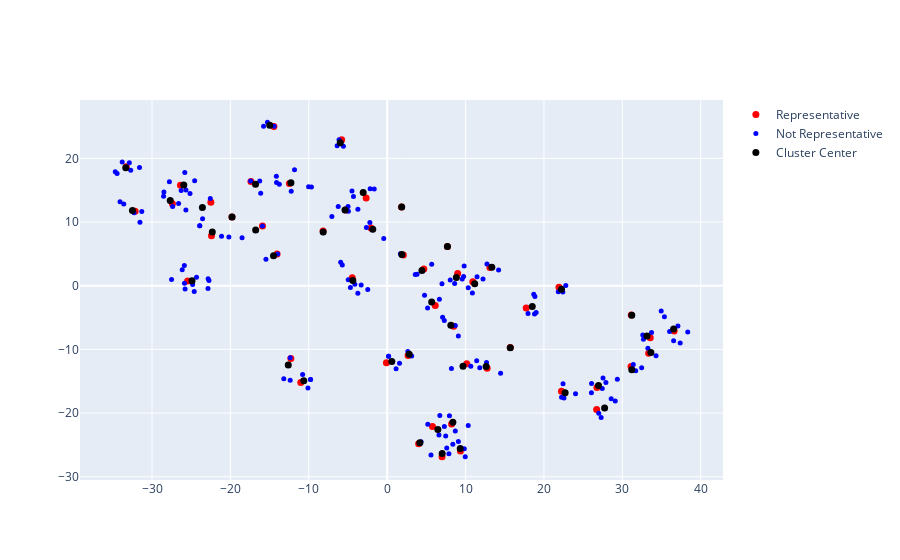

Notebook code for this chart:
### Code cell
fig = go.Figure()
fig.add_trace(go.Scatter(
    x=vis_dims[df.is_representative, 0], 
    y=vis_dims[df.is_representative, 1], 
    mode='markers',
    text=df[df.is_representative]['text'],
    hoverinfo='text',
    marker=dict(color='red', size=7),
    name='Representative'
))
fig.add_trace(go.Scatter(
    x=vis_dims[~df.is_representative, 0], 
    y=vis_dims[~df.is_representative, 1], 
    mode='markers',
    text=df[~df.is_representative]['text'],
    hoverinfo='text',
    marker=dict(color='blue', size=5),
    name='Not Representative'
))
fig.add_trace(go.Scatter(
    x=cluster_centers[:, 0], 
    y=cluster_centers[:, 1], 
    mode='markers',
    marker=dict(size=7, color='black'),
    text=[f"Cluster {i}" for i in range(20)], 
    hoverinfo='text',
    name='Cluster Center'
))

### Figure 1 — Plotly figure (JSON) as saved in the notebook; plotly's stock layout.template omitted (floating-point values rounded to 4 significant figures; data arrays with more than 128 entries replaced by an {"elided": "..."} marker saying what was removed)
{"data": [{"hoverinfo": "text", "marker": {"color": "red", "size": 7}, "mode": "markers", "name": "Representative", "text": ["I'm thinking of surprising my partner with a trip for our anniversary. Any suggestions?", "I found a stray dog that seems lost and scared. How can I help it?", "I have an important job interview coming up. Do you have any tips to help me prepare and make a good impression?", "I found a suspicious charge on my credit card statement. What steps should I take?", "My child is struggling in school and their grades are slipping. How can I help support them?", "I need to have a difficult conversation with a close friend. How can I approach this sensitively?", "I'm trying to decide between two college majors. Can you help me weigh the pros and cons?", "I'm trying to decide whether to buy a new car or keep my current one. What should I consider?", "I've been feeling under the weather lately. What could be causing my symptoms?", "I'm having trouble with a coworker at my job. How should I handle the situation?", "I'm looking to invest some money. What are some good options to consider?", "I'm thinking about moving to a new city. Where do you think I should consider?", "I'm struggling to find motivation to exercise regularly. How can I stay committed to a fitness routine?", "I'm considering a career change. What industries do you think have good prospects?", "I'm considering investing in the stock market. What stocks do you recommend I buy?", "My car has been making a strange noise. What could be causing it?", "I need to buy a new laptop for work. Which one should I get?", "I'm having trouble with my new software program. Can you help me figure it out?", "I'm thinking about adopting a pet. What kind of animal would be best for my lifestyle?", "I've been having trouble focusing at work lately. What do you think I should do?", "I'm considering a career change but I'm not sure what direction to go in. Can you provide some guidance?", "I've been experiencing some health issues lately. What could be the underlying cause?", "I'm considering quitting my job. What do you think?", "I'm not sure if I should go to the doctor or not. Any advice?", "I want to plan a surprise for my significant other. What do you suggest?", "I'm struggling to make a decision about something important. Can you help guide me?", "I'm trying to decide on a new hobby to take up. What do you think would be a good fit for me?", "I'm thinking of buying a new car. What do you recommend?", "I want to learn a new language. Which one should I choose?", "I'm having trouble with my relationship. What should I do?", "I think my significant other might be cheating on me, how can I find out for sure?", "I want to start investing some money but I don't know where to begin. What are some good options for a beginner?", "I'm considering adopting a pet from the shelter. Do you think I'm ready for the responsibility?", "I want to start investing in the stock market. Where should I begin?", "I'm planning a trip overseas but I'm not sure what documents I need. Can you help?", "My computer has been running really slow lately. How can I speed it up?", "I'm having trouble sleeping at night. What can I do to improve my sleep?", "My dog has been acting lethargic and not eating for the past couple days. Should I be worried?", "I need to buy a gift for my friend's birthday, but I'm not sure what to get. Any ideas?", "I found a lump on my body, should I be concerned?", "I'm planning a dinner party, what dishes would you suggest I make?", "I need to book a flight for an upcoming trip. Can you help me find the best deal?", "I want to plan a surprise party for my friend. What are some good ideas?", "I need to write an important email to my boss. How should I phrase it?", "I'm trying to decide whether to take a new job offer in a different city. Do you have any advice?", "I want to get in shape, but I'm not sure where to start. Can you help?", "I'm thinking about making a career change. What do you think I should consider?", "I'm considering investing some money, but I'm not sure what the best approach is. Can you advise?", "I'm planning a trip and I'm not sure which destination to choose. What would you recommend?", "I've been feeling really down lately. How can I improve my mental health?"], "type": "scatter", "x": [31.11, -14.45, -4.455, -15.91, -5.805, -2.684, 4.673, 10.15, -27.4, -5.284, 5.781, 8.479, -12.29, 13.11, 4.014, -25.46, 15.7, -12.47, 2.671, -8.176, 8.992, -26.37, 7.684, -22.41, 33.36, 2.057, 17.74, 12.75, 21.92, -2.063, -14.05, 9.343, -0.0985, 6.999, 26.72, -17.38, -33.29, -22.49, 36.61, -19.8, 31.14, 22.23, 33.56, 1.832, 6.129, -11.02, 10.92, 8.217, 26.76, -32.15], "y": [-12.69, 24.99, 1.227, 9.36, 22.92, 13.76, 2.606, -12.26, 12.86, 11.89, -22.1, -6.386, -11.42, 2.86, -24.8, 0.7376, -9.719, 16.04, -10.97, 8.572, 1.912, 15.78, 6.14, 7.838, -10.62, 4.822, -3.493, -12.96, -0.2618, 9.042, 4.968, -25.95, -12.11, -26.84, -19.45, 16.37, 18.69, 13.09, -7.105, 10.78, -4.62, -16.56, -8.167, 12.34, -3.105, -15.21, 0.6214, -21.7, -15.97, 11.7]}, {"hoverinfo": "text", "marker": {"color": "blue", "size": 5}, "mode": "markers", "name": "Not Representative", "text": {"elided": "180 str values"}, "type": "scatter", "x": {"elided": "180 float values"}, "y": {"elided": "180 float values"}}, {"hoverinfo": "text", "marker": {"color": "black", "size": 7}, "mode": "markers", "name": "Cluster Center", "text": ["Cluster 0", "Cluster 1", "Cluster 2", "Cluster 3", "Cluster 4", "Cluster 5", "Cluster 6", "Cluster 7", "Cluster 8", "Cluster 9", "Cluster 10", "Cluster 11", "Cluster 12", "Cluster 13", "Cluster 14", "Cluster 15", "Cluster 16", "Cluster 17", "Cluster 18", "Cluster 19"], "type": "scatter", "x": [22.7, -27.68, -4.382, 4.167, 8.825, -12.28, -24.9, 33.64, -10.64, 12.62, 18.51, 0.5937, -5.377, -5.98, -14.98, -19.79, 9.318, 7.689, 5.678, -14.5, -33.35, 33.15, -32.5, 26.96, -1.84, 36.54, 4.436, -25.95, -22.31, -3.06, 13.35, 8.122, 8.38, -16.8, 22.23, -12.62, 1.85, 11.16, 6.465, -8.165, 7.015, 31.21, -23.57, 31.2, 1.87, 2.811, 9.673, 15.71, -16.78, 27.74], "y": [-16.8, 13.39, 0.8217, -24.65, 1.29, 16.18, 0.7771, -10.48, -14.93, -12.7, -3.263, -11.9, 11.88, 22.43, 25.19, 10.77, -25.55, 6.145, -2.553, 4.695, 18.51, -7.917, 11.79, -15.66, 8.875, -6.801, 2.382, 15.83, 8.411, 14.62, 2.906, -6.193, -21.45, 15.94, -0.5472, -12.45, 12.34, 0.311, -22.6, 8.437, -26.33, -13.2, 12.29, -4.633, 4.91, -10.78, -12.64, -9.747, 8.75, -19.21]}], "layout": {}}
